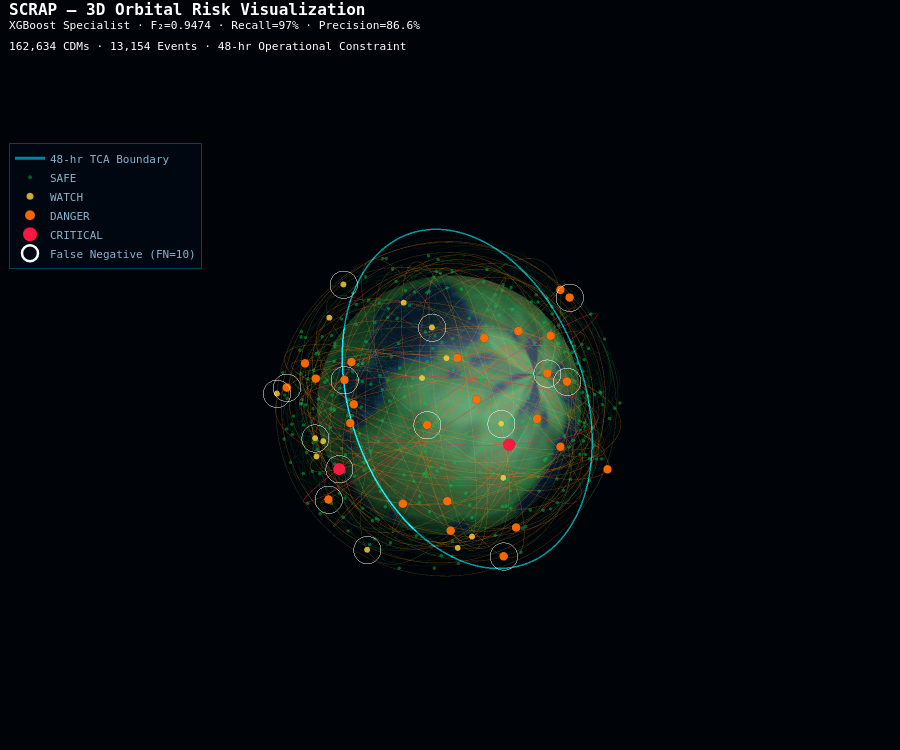

Write notebook code for a chart like this one.
### Markdown cell above
## Main 3D Figure

### Code cell
fig = go.Figure()

# ── 8a: Earth Surface ────────────────────────────────────────────────────────
earth_colorscale = [
    [0.0,  '#040d1c'],   # deep ocean
    [0.15, '#0a1f3a'],   # ocean
    [0.35, '#0e2e52'],   # shallow water
    [0.40, '#1a3a25'],   # coast
    [0.50, '#1e4d2b'],   # lowland
    [0.70, '#2d6e3e'],   # terrain
    [0.85, '#3d5c32'],   # highland
    [1.0,  '#4a6741'],   # mountain
]

fig.add_trace(go.Surface(
    x=X_e, y=Y_e, z=Z_e,
    surfacecolor=terrain,
    colorscale=earth_colorscale,
    showscale=False,
    opacity=0.95,
    lighting=dict(ambient=0.5, diffuse=0.8, specular=0.3, roughness=0.6),
    lightposition=dict(x=2, y=1, z=3),
    name='Earth',
    hoverinfo='skip',
))

# ── 8b: Atmosphere Shell (transparent) ───────────────────────────────────────
n = 30
u, v = np.meshgrid(np.linspace(0,np.pi,n), np.linspace(0,2*np.pi,n))
Xa = 1.05*np.sin(u)*np.cos(v)
Ya = 1.05*np.sin(u)*np.sin(v)
Za = 1.05*np.cos(u)

fig.add_trace(go.Surface(
    x=Xa, y=Ya, z=Za,
    surfacecolor=np.ones_like(Xa),
    colorscale=[[0,'rgba(30,100,255,0.0)'],[1,'rgba(30,100,255,0.0)']],
    showscale=False,
    opacity=0.06,
    hoverinfo='skip',
    name='Atmosphere',
))

# ── 8c: Orbit Trails ──────────────────────────────────────────────────────────
alpha_map = {'WATCH':0.18, 'DANGER':0.35, 'CRITICAL':0.55}

for _, row in trail_df.iterrows():
    ox, oy, oz = compute_orbit_trail(row)
    cat   = row['category']
    alpha = alpha_map.get(cat, 0.10)
    col   = COLOR_MAP.get(cat, '#00c853')

    fig.add_trace(go.Scatter3d(
        x=ox, y=oy, z=oz,
        mode='lines',
        line=dict(color=col, width=1.2),
        opacity=alpha,
        hoverinfo='skip',
        showlegend=False,
    ))

# ── 8d: 48-Hour Boundary Ring ─────────────────────────────────────────────────
# Represents the operational 2-day cutoff constraint of SCRAP
r_boundary = 1.35   # ~2,230 km altitude
phi_ring   = np.linspace(0, 2*np.pi, 300)
Xr = r_boundary * np.cos(phi_ring)
Yr = r_boundary * np.sin(phi_ring)
Zr = np.zeros(300)

fig.add_trace(go.Scatter3d(
    x=Xr, y=Yr, z=Zr,
    mode='lines',
    line=dict(color='rgba(0,212,255,0.6)', width=3),
    name='48-hr TCA Boundary',
    hovertemplate='<b>48-Hour Operational Boundary</b><br>All predictions made before this ring<extra></extra>',
))

# ── 8e: Debris Scatter Points (by category) ───────────────────────────────────
for cat in ['SAFE', 'WATCH', 'DANGER', 'CRITICAL']:
    sub = df[df['category'] == cat].copy()
    if len(sub) == 0:
        continue

    hover_text = [
        f"<b>{row.event_id}</b><br>"
        f"<b>Category:</b> {row.category}<br>"
        f"<b>P(collision):</b> {row.true_prob:.2e}<br>"
        f"<b>log₁₀(P):</b> {row.true_log_p:.3f}<br>"
        f"<b>Mahal. Distance:</b> {row.mahal_dist:.2f}<br>"
        f"<b>Altitude:</b> {row.alt_km:.0f} km<br>"
        f"<b>TCA:</b> {row.tca_hrs:.1f} hrs<br>"
        f"<b>Sentinel Score:</b> {row.sentinel_score:.4f}<br>"
        f"<b>SCRAP Flagged:</b> {'✅ YES' if row.scrap_flagged else '❌ NO'}<br>"
        f"<b>F10.7 Solar Flux:</b> {row.f107:.1f}"
        for _, row in sub.iterrows()
    ]

    fig.add_trace(go.Scatter3d(
        x=sub['x'], y=sub['y'], z=sub['z'],
        mode='markers',
        name=cat,
        marker=dict(
            size=sub['size'],
            color=COLOR_MAP[cat],
            opacity=OPACITY_MAP[cat],
            symbol='circle',
            line=dict(color='rgba(0,0,0,0.2)', width=0.5) if cat != 'SAFE' else dict(width=0),
        ),
        text=hover_text,
        hovertemplate='%{text}<extra></extra>',
    ))

# ── 8f: False Negatives (highlight in white border) ───────────────────────────
fn_df = df[df['is_fn']]
if len(fn_df) > 0:
    hover_fn = [
        f"<b>⚠️ FALSE NEGATIVE</b><br>"
        f"<b>{row.event_id}</b><br>"
        f"<b>True Risk:</b> {row.true_prob:.2e}<br>"
        f"<b>Sentinel:</b> {row.sentinel_score:.4f} (missed t*={SCRAP['sentinel_threshold']})<br>"
        f"<b>Altitude:</b> {row.alt_km:.0f} km<br>"
        f"This represents SCRAP's irreducible Bayes error"
        for _, row in fn_df.iterrows()
    ]

    fig.add_trace(go.Scatter3d(
        x=fn_df['x'], y=fn_df['y'], z=fn_df['z'],
        mode='markers',
        name=f'False Negative (FN={SCRAP["fn"]})',
        marker=dict(
            size=16,
            color='rgba(0,0,0,0)',
            symbol='circle',
            line=dict(color='white', width=2.5),
        ),
        text=hover_fn,
        hovertemplate='%{text}<extra></extra>',
    ))

# ── 8g: Layout & Style ────────────────────────────────────────────────────────
fig.update_layout(
    title=dict(
        text=(
            "<b>SCRAP — 3D Orbital Risk Visualization</b><br>"
            "<sup>XGBoost Specialist · F₂=0.9474 · Recall=97% · Precision=86.6%<br>"
            "162,634 CDMs · 13,154 Events · 48-hr Operational Constraint</sup>"
        ),
        x=0.01, y=0.98,
        font=dict(size=16, color='white', family='monospace'),
    ),
    scene=dict(
        xaxis=dict(showticklabels=False, showgrid=False, zeroline=False,
                   backgroundcolor='rgba(0,0,0,0)', title=''),
        yaxis=dict(showticklabels=False, showgrid=False, zeroline=False,
                   backgroundcolor='rgba(0,0,0,0)', title=''),
        zaxis=dict(showticklabels=False, showgrid=False, zeroline=False,
                   backgroundcolor='rgba(0,0,0,0)', title=''),
        bgcolor='#000408',
        camera=dict(
            eye=dict(x=1.5, y=0.8, z=1.5),
            up=dict(x=0, y=1, z=0),
        ),
        aspectmode='cube',
    ),
    paper_bgcolor='#000408',
    plot_bgcolor='#000408',
    font=dict(color='#8ab4cc', family='monospace'),
    legend=dict(
        x=0.01, y=0.88,
        bgcolor='rgba(0,8,20,0.75)',
        bordercolor='rgba(0,212,255,0.3)',
        borderwidth=1,
        font=dict(size=11, color='#8ab4cc'),
    ),
    margin=dict(l=0, r=0, t=60, b=0),
    height=750,
)

fig.show()
